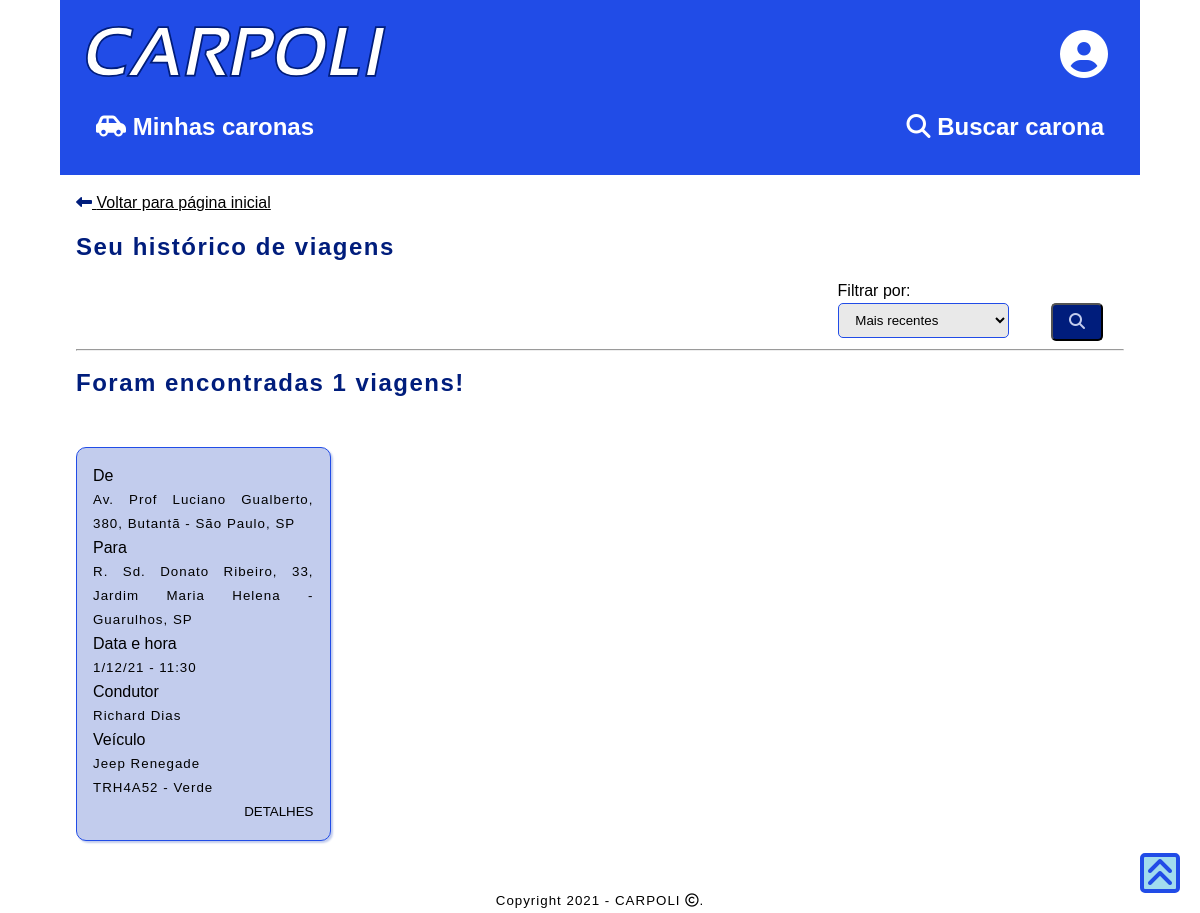
Screenshot of /historico/ (signed in) with the database file from the repository.
### caronas/models.py (models this page shows, shortened)
class Carona(models.Model):
    id_condutor = models.ForeignKey(Condutor, on_delete=models.CASCADE)
    id_veiculo = models.ForeignKey(Veiculo, on_delete=models.CASCADE)
    horario_carona = models.DateTimeField()
    valor_carona = models.DecimalField(max_digits=6, decimal_places=2)
    vagas_disponiveis = models.IntegerField()
    observacoes = models.CharField(max_length=255, null=True, default="Nenhuma observação")
    cep_origem = models.CharField(max_length=8)
    endereco_origem = models.CharField(max_length=255)
    num_origem = models.CharField(max_length=8)
    bairro_origem = models.CharField(max_length=255)
    cidade_origem = models.CharField(max_length=50)
    estado_origem = models.CharField(max_length=50)
    cep_destino = models.CharField(max_length=8)
    endereco_destino = models.CharField(max_length=255)
    num_destino = models.CharField(max_length=8)
    bairro_destino = models.CharField(max_length=255)
    cidade_destino = models.CharField(max_length=50)
    estado_destino = models.CharField(max_length=50)

class Condutor(models.Model):
    id_user = models.OneToOneField(Profile, on_delete=models.CASCADE)
    num_carteira_motorista = models.CharField(max_length=15)
    validade_carteira = models.DateField()

class Profile(models.Model):
    user = models.OneToOneField(User, on_delete=models.CASCADE)
    nascimento = models.DateField()
    cpf = models.CharField(max_length=11, unique=True)
    telefone = models.CharField(max_length=11)
    cep = models.CharField(max_length=8)
    estado = models.CharField(max_length=50)
    cidade = models.CharField(max_length=50)
    endereco = models.CharField(max_length=255)
    bairro = models.CharField(max_length=255)
    num_residencia = models.CharField(max_length=8)
    complemento = models.CharField(max_length=50, null=True, default="-")
    is_condutor = models.BooleanField(default=False)
    is_passageiro = models.BooleanField(default=False)
    is_admin = models.BooleanField(default=False)
    status = models.ForeignKey(Status, on_delete=models.CASCADE)

class Veiculo(models.Model):
    id_condutor = models.ForeignKey(Condutor, on_delete=models.CASCADE)
    fabricante_veic = models.CharField(max_length=50)
    modelo_veic = models.CharField(max_length=50)
    placa_veic = models.CharField(max_length=7)
    cor_veic = models.CharField(max_length=50)
    capacidade_veic = models.IntegerField()
    apelido_veic = models.CharField(max_length=50, null=True, blank=True)

### accounts/views.py (the view, shortened to what this page needs)
# urls.py: path('historico/', views.historico, name='historico'),
@login_required
def historico(request):
    Usu=get_object_or_404(Profile, user=request.user)
    filtro="Data_Inv"
    if Usu.is_condutor:
        caronas_list=Carona.objects.filter(id_condutor__id_user__user=request.user)
        caronas_list=caronas_list.filter(carona_passageiros__log_carona__status_carona__descricao="Carona finalizada").annotate(vagas=Sum('carona_passageiros__num_pessoas'))
        context = {'Ext':"base_condutor.html",'caronas_list': caronas_list,'filtro':filtro}
    elif Usu.is_admin:
        return HttpResponseRedirect(reverse('sem_acesso'))
    else:
        caronas_list=Carona.objects.filter(carona_passageiros__id_passageiro__user=request.user)
        caronas_list=caronas_list.filter(carona_passageiros__log_carona__status_carona__descricao="Carona finalizada")
        context = {'Ext':"base_passageiro.html",'caronas_list': caronas_list,'filtro':filtro}
    return render(request, 'accounts/historico.html', context)

### accounts/templates/accounts/historico.html (shortened to what this page needs)
{% extends Ext %}
{% block content %}
    <a href="{% url 'index' %}">
        <i class="fas fa-long-arrow-alt-left"></i>
        Voltar para página inicial
    </a>
    <p><h2>Seu histórico de viagens</h2></p>
    <form action="{% url 'historico'%}" method="post">
    <div class="div_container_rev">
        <div class="div_subcont_mini">
                Filtrar por:
                <select name="order">
                    {%if filtro in "Data_Inv"%}
                    <option value="Data_Inv" selected>Mais recentes</option>
                    {%else%}
                    <option value="Data_Inv">Mais recentes</option>
                    {%endif%}
                </select>
        </div>
        <div class="div_subcont_mini">
            <br>
            <button type="submit"><i class="fas fa-search"></i></button>
        </div>
    </form>
    <hr>
{% if caronas_list %}
<h2>Foram encontradas {{caronas_list.count}} viagens!</h2>
<section class="cards-grid">
    {%if filtro in "Data_Inv"%}
    {% for carona in caronas_list|dictsortreversed:"horario_carona" %}
    <div class="card-container">
            De
            <small>
                {{ carona.endereco_origem }}, {{ carona.num_origem }}, {{ carona.bairro_origem }} -
                {{ carona.cidade_origem }}, {{ carona.estado_origem }}
            </small>
            Para
            <small>
                {{ carona.endereco_destino }}, {{ carona.num_destino }}, {{ carona.bairro_destino }} -
                {{ carona.cidade_destino }}, {{ carona.estado_destino }}
            </small>
            Data e hora<small>{{ carona.horario_carona|date:"j/m/y - H:i" }}</small>
            {%if Ext in "base_passageiro.html"%}
            Condutor
            <small>
                {{ carona.id_condutor.id_user.user.get_full_name }}
            </small>
            {%else%}
            Passageiros/Vagas
            <small>
                {{ carona.vagas }} / {{ carona.vagas_disponiveis }}
            </small>
            {%endif%}
            Veículo
            <small>
                {{ carona.id_veiculo.fabricante_veic }} {{ carona.id_veiculo.modelo_veic }}<br>
                {{ carona.id_veiculo.placa_veic }} - {{ carona.id_veiculo.cor_veic }}<br>
            </small>
            <a href="{% url 'historico_detail' carona.id %}">DETALHES</a>
        </div>
    {% endfor %}
    {%endif%}
</section>
{% else %}
    <h3>Você não realizou nenhuma carona :(</h3>
{% endif %}
{% endblock content %}

### static/style.css (style rules this page uses)
:root { --primary-color: #000000; --secondary-color: #001d7c; --terciary-color: #A2DCEE; --primary-background: #ffffff; --secondary-background: #214CE7; --terciary-background: #C2CCED; font-size: 16px; line-height: 1.5em; }
* { font-family:'Trebuchet MS', 'Lucida Sans Unicode', 'Lucida Grande', 'Lucida Sans', Arial, sans-serif; color: var(--primary-color); box-sizing: border-box; }
.div_container_rev { max-width: 100%; display: flex; flex-direction: row; flex-wrap: wrap; justify-content: flex-end; }
.div_subcont_mini { min-width:min-content; padding-left: 2%; padding-right: 2%; justify-content: center; }
html { background-color: var(--primary-background); height: 100%; scroll-behavior: smooth; }
body { background-color: var(--primary-background); display: flex; flex-direction: column; padding: 0; margin:0; border:0; }
h1, h2, h3 { color: var(--secondary-color); letter-spacing: 1.5px; text-align: left; }
small { letter-spacing: 1px; }
input, textarea, select { display: block; width: 100%; max-width: 500px; border: 1px solid var(--secondary-background); border-radius: 5px; background-color: rgba(200, 200, 200, .4); margin-right: 1rem; padding: 0.5rem 0.8rem; }
button { background-color: var(--secondary-color); color: var(--terciary-background); border-radius: 5px; font-size: medium; font-weight: bold; padding: 0.5rem 1rem; }
.cards-grid { display: grid; width: 100%; grid-template-columns: 1fr; column-gap: 10px; row-gap: 25px; }
.card-container { display: flex; flex-direction: column; justify-content: space-around; text-align: justify; background-color: var(--terciary-background); box-shadow: 2px 2px 2px var(--terciary-background); border: 1px solid var(--secondary-background); border-radius: 10px; margin: 2rem 0rem; padding: 1rem 1rem; width: 100%; max-height: 90%; }
@media only screen and (min-width: 600px) { .cards-grid { grid-template-columns: repeat(2,1fr); } }
@media only screen and (min-width: 900px) { .cards-grid { grid-template-columns: repeat(3,1fr); } }
@media only screen and (min-width: 1200px) { .cards-grid { grid-template-columns: repeat(4,1fr); } }
.card-container a { text-align: right; font-size: 10pt; text-decoration: none; }
.fas { color: var(--secondary-color); }
button .fas { color: var(--terciary-background); }

### rows the page displays
Carona: endereco_origem "Av. Prof Luciano Gualberto", num_origem "380", bairro_origem "Butantã", cidade_origem "São Paulo", estado_origem "SP", endereco_destino "R. Sd. Donato Ribeiro", num_destino "33", bairro_destino "Jardim Maria Helena", cidade_destino "Guarulhos", estado_destino "SP", horario_carona "1/12/21 - 11:30", id_condutor.id_user.user.get_full_name "Richard Dias", id_veiculo.fabricante_veic "Jeep", id_veiculo.modelo_veic "Renegade", id_veiculo.placa_veic "TRH4A52", id_veiculo.cor_veic "Verde"

### other values shown
{{ caronas_list.count }} "1"
